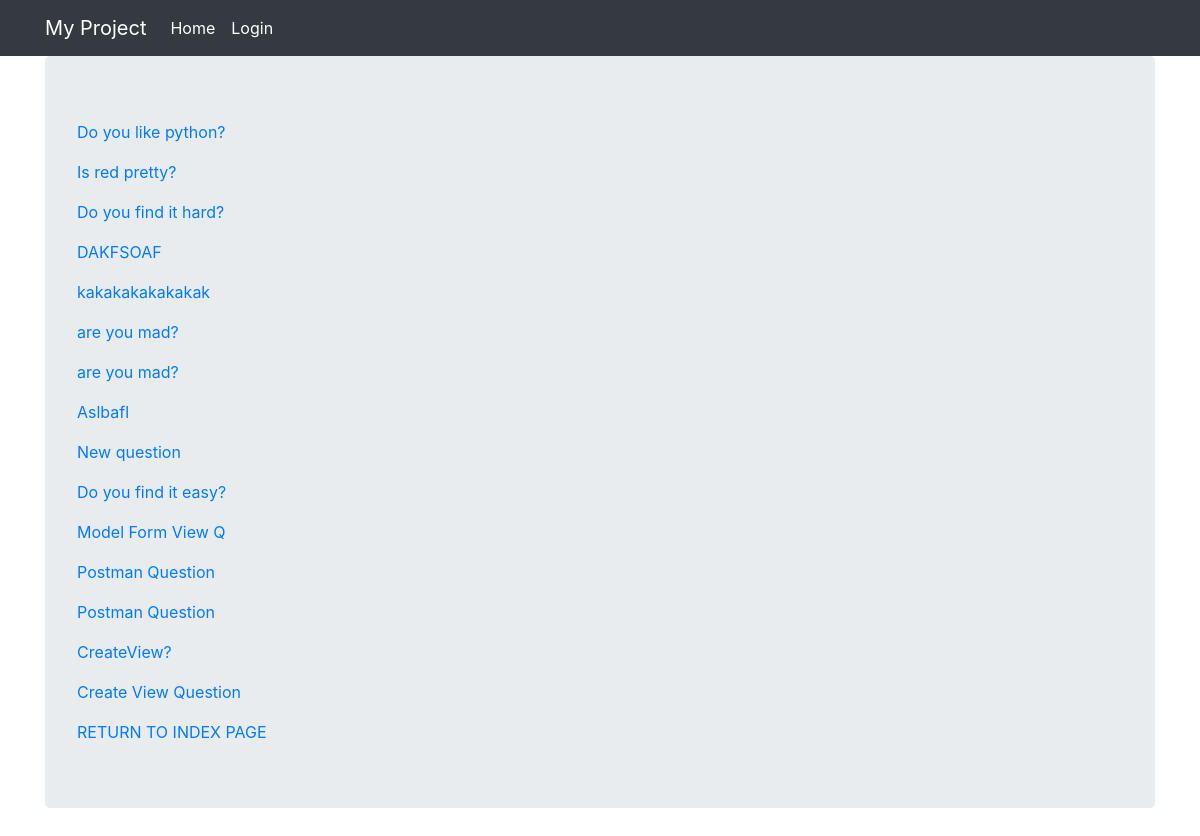
Before: /polls/questions/ with the older database file.
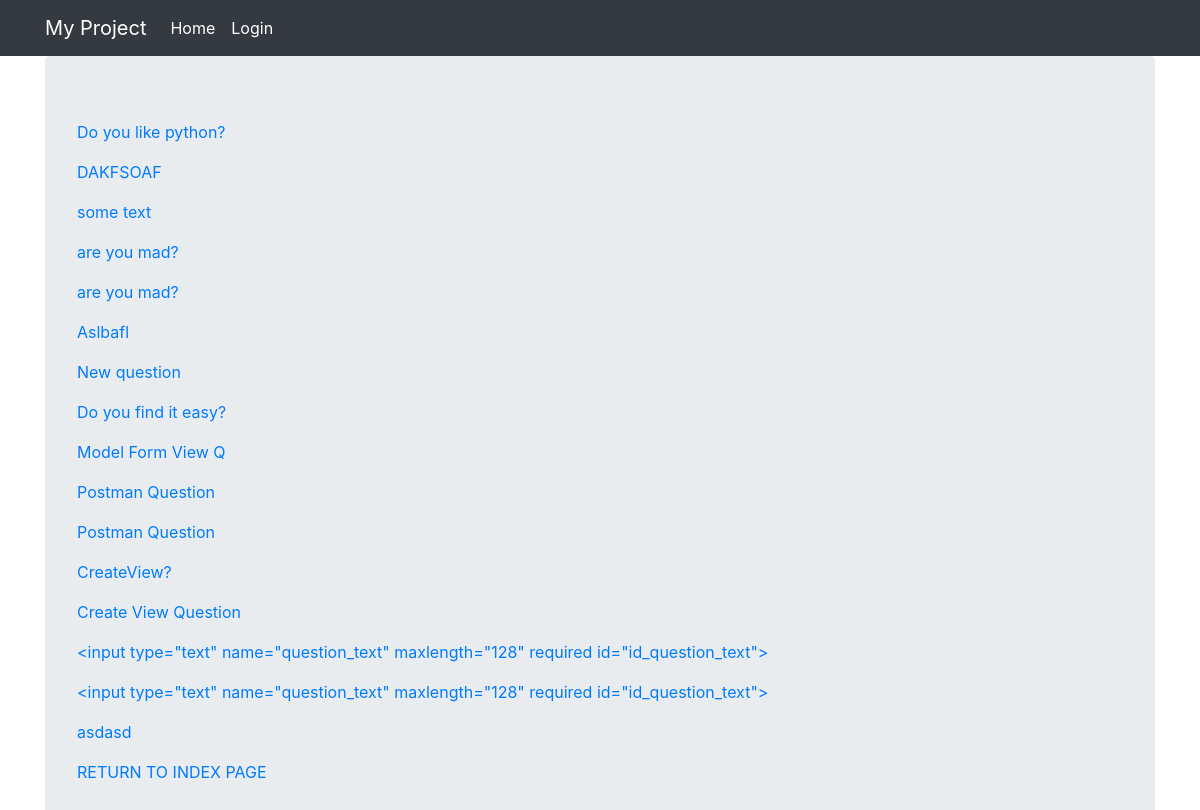
After: the same page with the newer database file.
### polls/models.py (models this page shows)
class Question(models.Model):
    question_text = models.CharField(max_length=128)
    pub_date = models.DateTimeField(auto_now_add=True)
    poll = models.ForeignKey(
        Poll, on_delete=models.CASCADE, related_name="questions", blank=True, null=True
    )
    def __str__(self):
        return f"{self.question_text}"

### polls/views.py (the view)
# urls.py: path('questions/', views.questions, name="questions"),
def questions(request):
    return render(
        request,
        template_name="polls/questions.html",
        context={"questions": Question.objects.all()}
    )

### polls/templates/polls/questions.html
{% extends "base.html" %}
{% block content %}
    {% for q in questions %}
        <p><a href="{% url 'polls_class_views:questions-detail-view' pk=q.pk %}">{{ q }}</a></p>
    {% endfor %}
    <a href="{% url 'polls_views:index' %}">RETURN TO INDEX PAGE</a>
{% endblock %}

Changed rows visible on the page:
removed Question: question_text "Is red pretty?"
removed Question: question_text "Do you find it hard?"
changed Question: question_text "kakakakakakakak" → "some text"
added Question: question_text "<input type=\"text\" name=\"question_text\" maxlength=\"128\" required id=\"id_question_text\">"
added Question: question_text "<input type=\"text\" name=\"question_text\" maxlength=\"128\" required id=\"id_question_text\">"
added Question: question_text "asdasd"
